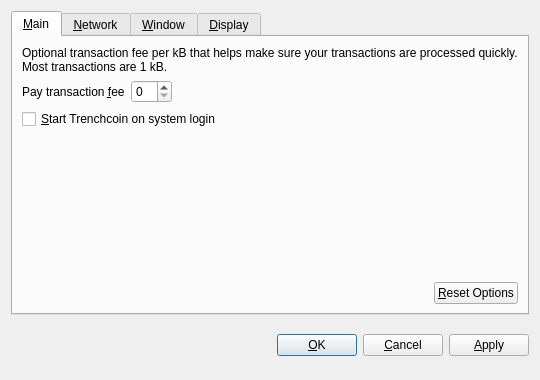
<?xml version="1.0" encoding="UTF-8"?>
<ui version="4.0">
 <class>OptionsDialog</class>
 <widget class="QDialog" name="OptionsDialog">
  <property name="geometry">
   <rect>
    <x>0</x>
    <y>0</y>
    <width>540</width>
    <height>380</height>
   </rect>
  </property>
  <property name="windowTitle">
   <string>Options</string>
  </property>
  <property name="modal">
   <bool>true</bool>
  </property>
  <layout class="QVBoxLayout" name="verticalLayout">
   <item>
    <widget class="QTabWidget" name="tabWidget">
     <property name="tabPosition">
      <enum>QTabWidget::North</enum>
     </property>
     <property name="currentIndex">
      <number>0</number>
     </property>
     <widget class="QWidget" name="tabMain">
      <attribute name="title">
       <string>&amp;Main</string>
      </attribute>
      <layout class="QVBoxLayout" name="verticalLayout_Main">
       <item>
        <widget class="QLabel" name="transactionFeeInfoLabel">
         <property name="text">
          <string>Optional transaction fee per kB that helps make sure your transactions are processed quickly. Most transactions are 1 kB.</string>
         </property>
         <property name="textFormat">
          <enum>Qt::PlainText</enum>
         </property>
         <property name="wordWrap">
          <bool>true</bool>
         </property>
        </widget>
       </item>
       <item>
        <layout class="QHBoxLayout" name="horizontalLayout_1_Main">
         <item>
          <widget class="QLabel" name="transactionFeeLabel">
           <property name="text">
            <string>Pay transaction &amp;fee</string>
           </property>
           <property name="textFormat">
            <enum>Qt::PlainText</enum>
           </property>
           <property name="buddy">
            <cstring>transactionFee</cstring>
           </property>
          </widget>
         </item>
         <item>
          <widget class="BitcoinAmountField" name="transactionFee"/>
         </item>
         <item>
          <spacer name="horizontalSpacer_1_Main">
           <property name="orientation">
            <enum>Qt::Horizontal</enum>
           </property>
           <property name="sizeHint" stdset="0">
            <size>
             <width>40</width>
             <height>20</height>
            </size>
           </property>
          </spacer>
         </item>
        </layout>
       </item>
       <item>
        <widget class="QCheckBox" name="bitcoinAtStartup">
         <property name="toolTip">
          <string>Automatically start Trenchcoin after logging in to the system.</string>
         </property>
         <property name="text">
          <string>&amp;Start Trenchcoin on system login</string>
         </property>
        </widget>
       </item>
       <item>
        <spacer name="verticalSpacer_Main">
         <property name="orientation">
          <enum>Qt::Vertical</enum>
         </property>
         <property name="sizeHint" stdset="0">
          <size>
           <width>20</width>
           <height>40</height>
          </size>
         </property>
        </spacer>
       </item>
       <item>
        <layout class="QHBoxLayout" name="horizontalLayout_2_Main">
         <item>
          <spacer name="horizontalSpacer_2_Main">
           <property name="orientation">
            <enum>Qt::Horizontal</enum>
           </property>
           <property name="sizeHint" stdset="0">
            <size>
             <width>40</width>
             <height>20</height>
            </size>
           </property>
          </spacer>
         </item>
         <item>
          <widget class="QPushButton" name="resetButton">
           <property name="toolTip">
            <string>Reset all client options to default.</string>
           </property>
           <property name="text">
            <string>&amp;Reset Options</string>
           </property>
           <property name="autoDefault">
            <bool>false</bool>
           </property>
          </widget>
         </item>
        </layout>
       </item>
      </layout>
     </widget>
     <widget class="QWidget" name="tabNetwork">
      <attribute name="title">
       <string>&amp;Network</string>
      </attribute>
      <layout class="QVBoxLayout" name="verticalLayout_Network">
       <item>
        <widget class="QCheckBox" name="mapPortUpnp">
         <property name="toolTip">
          <string>Automatically open the Trenchcoin client port on the router. This only works when your router supports UPnP and it is enabled.</string>
         </property>
         <property name="text">
          <string>Map port using &amp;UPnP</string>
         </property>
        </widget>
       </item>
       <item>
        <widget class="QCheckBox" name="connectSocks">
         <property name="toolTip">
          <string>Connect to the Trenchcoin network through a SOCKS proxy (e.g. when connecting through Tor).</string>
         </property>
         <property name="text">
          <string>&amp;Connect through SOCKS proxy:</string>
         </property>
        </widget>
       </item>
       <item>
        <layout class="QHBoxLayout" name="horizontalLayout_Network">
         <item>
          <widget class="QLabel" name="proxyIpLabel">
           <property name="text">
            <string>Proxy &amp;IP:</string>
           </property>
           <property name="textFormat">
            <enum>Qt::PlainText</enum>
           </property>
           <property name="buddy">
            <cstring>proxyIp</cstring>
           </property>
          </widget>
         </item>
         <item>
          <widget class="QValidatedLineEdit" name="proxyIp">
           <property name="maximumSize">
            <size>
             <width>140</width>
             <height>16777215</height>
            </size>
           </property>
           <property name="toolTip">
            <string>IP address of the proxy (e.g. 127.0.0.1)</string>
           </property>
          </widget>
         </item>
         <item>
          <widget class="QLabel" name="proxyPortLabel">
           <property name="text">
            <string>&amp;Port:</string>
           </property>
           <property name="textFormat">
            <enum>Qt::PlainText</enum>
           </property>
           <property name="buddy">
            <cstring>proxyPort</cstring>
           </property>
          </widget>
         </item>
         <item>
          <widget class="QLineEdit" name="proxyPort">
           <property name="maximumSize">
            <size>
             <width>55</width>
             <height>16777215</height>
            </size>
           </property>
           <property name="toolTip">
            <string>Port of the proxy (e.g. 9050)</string>
           </property>
          </widget>
         </item>
         <item>
          <widget class="QLabel" name="socksVersionLabel">
           <property name="text">
            <string>SOCKS &amp;Version:</string>
           </property>
           <property name="textFormat">
            <enum>Qt::PlainText</enum>
           </property>
           <property name="buddy">
            <cstring>socksVersion</cstring>
           </property>
          </widget>
         </item>
         <item>
          <widget class="QValueComboBox" name="socksVersion">
           <property name="toolTip">
            <string>SOCKS version of the proxy (e.g. 5)</string>
           </property>
          </widget>
         </item>
         <item>
          <spacer name="horizontalSpacer_Network">
           <property name="orientation">
            <enum>Qt::Horizontal</enum>
           </property>
           <property name="sizeHint" stdset="0">
            <size>
             <width>40</width>
             <height>20</height>
            </size>
           </property>
          </spacer>
         </item>
        </layout>
       </item>
       <item>
        <spacer name="verticalSpacer_Network">
         <property name="orientation">
          <enum>Qt::Vertical</enum>
         </property>
         <property name="sizeHint" stdset="0">
          <size>
           <width>20</width>
           <height>40</height>
          </size>
         </property>
        </spacer>
       </item>
      </layout>
     </widget>
     <widget class="QWidget" name="tabWindow">
      <attribute name="title">
       <string>&amp;Window</string>
      </attribute>
      <layout class="QVBoxLayout" name="verticalLayout_Window">
       <item>
        <widget class="QCheckBox" name="minimizeToTray">
         <property name="toolTip">
          <string>Show only a tray icon after minimizing the window.</string>
         </property>
         <property name="text">
          <string>&amp;Minimize to the tray instead of the taskbar</string>
         </property>
        </widget>
       </item>
       <item>
        <widget class="QCheckBox" name="minimizeOnClose">
         <property name="toolTip">
          <string>Minimize instead of exit the application when the window is closed. When this option is enabled, the application will be closed only after selecting Quit in the menu.</string>
         </property>
         <property name="text">
          <string>M&amp;inimize on close</string>
         </property>
        </widget>
       </item>
       <item>
        <spacer name="verticalSpacer_Window">
         <property name="orientation">
          <enum>Qt::Vertical</enum>
         </property>
         <property name="sizeHint" stdset="0">
          <size>
           <width>20</width>
           <height>40</height>
          </size>
         </property>
        </spacer>
       </item>
      </layout>
     </widget>
     <widget class="QWidget" name="tabDisplay">
      <attribute name="title">
       <string>&amp;Display</string>
      </attribute>
      <layout class="QVBoxLayout" name="verticalLayout_Display">
       <item>
        <layout class="QHBoxLayout" name="horizontalLayout_1_Display">
         <item>
          <widget class="QLabel" name="langLabel">
           <property name="text">
            <string>User Interface &amp;language:</string>
           </property>
           <property name="textFormat">
            <enum>Qt::PlainText</enum>
           </property>
           <property name="buddy">
            <cstring>lang</cstring>
           </property>
          </widget>
         </item>
         <item>
          <widget class="QValueComboBox" name="lang">
           <property name="toolTip">
            <string>The user interface language can be set here. This setting will take effect after restarting Trenchcoin.</string>
           </property>
          </widget>
         </item>
        </layout>
       </item>
       <item>
        <layout class="QHBoxLayout" name="horizontalLayout_2_Display">
         <item>
          <widget class="QLabel" name="unitLabel">
           <property name="text">
            <string>&amp;Unit to show amounts in:</string>
           </property>
           <property name="textFormat">
            <enum>Qt::PlainText</enum>
           </property>
           <property name="buddy">
            <cstring>unit</cstring>
           </property>
          </widget>
         </item>
         <item>
          <widget class="QValueComboBox" name="unit">
           <property name="toolTip">
            <string>Choose the default subdivision unit to show in the interface and when sending coins.</string>
           </property>
          </widget>
         </item>
        </layout>
       </item>
       <item>
        <widget class="QCheckBox" name="displayAddresses">
         <property name="toolTip">
          <string>Whether to show Trenchcoin addresses in the transaction list or not.</string>
         </property>
         <property name="text">
          <string>&amp;Display addresses in transaction list</string>
         </property>
        </widget>
       </item>
       <item>
        <spacer name="verticalSpacer_Display">
         <property name="orientation">
          <enum>Qt::Vertical</enum>
         </property>
         <property name="sizeHint" stdset="0">
          <size>
           <width>20</width>
           <height>40</height>
          </size>
         </property>
        </spacer>
       </item>
      </layout>
     </widget>
    </widget>
   </item>
   <item>
    <layout class="QHBoxLayout" name="horizontalLayout_Buttons">
     <item>
      <spacer name="horizontalSpacer_1">
       <property name="orientation">
        <enum>Qt::Horizontal</enum>
       </property>
       <property name="sizeHint" stdset="0">
        <size>
         <width>40</width>
         <height>48</height>
        </size>
       </property>
      </spacer>
     </item>
     <item>
      <widget class="QLabel" name="statusLabel">
       <property name="font">
        <font>
         <weight>75</weight>
         <bold>true</bold>
        </font>
       </property>
       <property name="text">
        <string/>
       </property>
       <property name="textFormat">
        <enum>Qt::PlainText</enum>
       </property>
       <property name="wordWrap">
        <bool>true</bool>
       </property>
      </widget>
     </item>
     <item>
      <spacer name="horizontalSpacer_2">
       <property name="orientation">
        <enum>Qt::Horizontal</enum>
       </property>
       <property name="sizeHint" stdset="0">
        <size>
         <width>40</width>
         <height>48</height>
        </size>
       </property>
      </spacer>
     </item>
     <item>
      <widget class="QPushButton" name="okButton">
       <property name="text">
        <string>&amp;OK</string>
       </property>
      </widget>
     </item>
     <item>
      <widget class="QPushButton" name="cancelButton">
       <property name="text">
        <string>&amp;Cancel</string>
       </property>
       <property name="autoDefault">
        <bool>false</bool>
       </property>
      </widget>
     </item>
     <item>
      <widget class="QPushButton" name="applyButton">
       <property name="text">
        <string>&amp;Apply</string>
       </property>
       <property name="autoDefault">
        <bool>false</bool>
       </property>
      </widget>
     </item>
    </layout>
   </item>
  </layout>
 </widget>
 <customwidgets>
  <customwidget>
   <class>BitcoinAmountField</class>
   <extends>QSpinBox</extends>
   <header>bitcoinamountfield.h</header>
  </customwidget>
  <customwidget>
   <class>QValueComboBox</class>
   <extends>QComboBox</extends>
   <header>qvaluecombobox.h</header>
  </customwidget>
  <customwidget>
   <class>QValidatedLineEdit</class>
   <extends>QLineEdit</extends>
   <header>qvalidatedlineedit.h</header>
  </customwidget>
 </customwidgets>
 <resources/>
 <connections/>
</ui>
